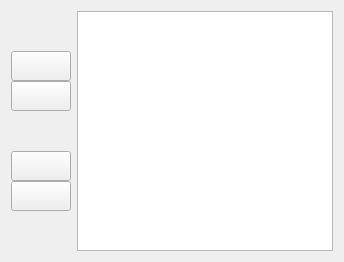
  <widget class="QWidget" name="centralwidget">
   <layout class="QVBoxLayout" name="verticalLayout_2">
    <item>
     <layout class="QHBoxLayout" name="horizontalLayout">
      <item>
       <layout class="QVBoxLayout" name="verticalLayout">
        <property name="spacing">
         <number>0</number>
        </property>
        <item>
         <spacer name="verticalSpacer_4">
          <property name="orientation">
           <enum>Qt::Vertical</enum>
          </property>
          <property name="sizeType">
           <enum>QSizePolicy::Maximum</enum>
          </property>
          <property name="sizeHint" stdset="0">
           <size>
            <width>20</width>
            <height>40</height>
           </size>
          </property>
         </spacer>
        </item>
        <item>
         <widget class="QPushButton" name="m_movtop">
          <property name="minimumSize">
           <size>
            <width>60</width>
            <height>30</height>
           </size>
          </property>
          <property name="maximumSize">
           <size>
            <width>60</width>
            <height>60</height>
           </size>
          </property>
          <property name="focusPolicy">
           <enum>Qt::NoFocus</enum>
          </property>
          <property name="toolTip">
           <string>&lt;html&gt;&lt;head/&gt;&lt;body&gt;&lt;p&gt;&lt;span style=&quot; font-weight:600; color:#00aaff;&quot;&gt;نقل الصف إلى الأعلى بدرجة واحدة&lt;/span&gt;&lt;/p&gt;&lt;p&gt;&lt;span style=&quot; font-weight:600; color:#00aaff;&quot;&gt;Ctrl+Up&lt;/span&gt;&lt;/p&gt;&lt;p&gt;&lt;img src=&quot;:/image/Movtop.png&quot;/&gt;&lt;/p&gt;&lt;/body&gt;&lt;/html&gt;</string>
          </property>
          <property name="text">
           <string/>
          </property>
          <property name="icon">
           <iconset resource="images.qrc">
            <normaloff>:/image/Movtop.png</normaloff>:/image/Movtop.png</iconset>
          </property>
          <property name="iconSize">
           <size>
            <width>40</width>
            <height>12</height>
           </size>
          </property>
          <property name="shortcut">
           <string>Ctrl+Up</string>
          </property>
         </widget>
        </item>
        <item>
         <widget class="QPushButton" name="m_movbot">
          <property name="minimumSize">
           <size>
            <width>60</width>
            <height>30</height>
           </size>
          </property>
          <property name="maximumSize">
           <size>
            <width>60</width>
            <height>60</height>
           </size>
          </property>
          <property name="focusPolicy">
           <enum>Qt::NoFocus</enum>
          </property>
          <property name="toolTip">
           <string>&lt;html&gt;&lt;head/&gt;&lt;body&gt;&lt;p&gt;&lt;span style=&quot; font-weight:600; color:#00aaff;&quot;&gt;نقل الصف إلى الأسفل بدرجة واحدة&lt;/span&gt;&lt;/p&gt;&lt;p&gt;&lt;span style=&quot; font-weight:600; color:#00aaff;&quot;&gt;Ctrl+Down&lt;/span&gt;&lt;/p&gt;&lt;p&gt;&lt;img src=&quot;:/image/Movboton.png&quot;/&gt;&lt;/p&gt;&lt;/body&gt;&lt;/html&gt;</string>
          </property>
          <property name="text">
           <string/>
          </property>
          <property name="icon">
           <iconset resource="images.qrc">
            <normaloff>:/image/Movboton.png</normaloff>:/image/Movboton.png</iconset>
          </property>
          <property name="iconSize">
           <size>
            <width>40</width>
            <height>12</height>
           </size>
          </property>
          <property name="shortcut">
           <string>Ctrl+Down</string>
          </property>
         </widget>
        </item>
        <item>
         <spacer name="verticalSpacer_5">
          <property name="orientation">
           <enum>Qt::Vertical</enum>
          </property>
          <property name="sizeType">
           <enum>QSizePolicy::Maximum</enum>
          </property>
          <property name="sizeHint" stdset="0">
           <size>
            <width>20</width>
            <height>40</height>
           </size>
          </property>
         </spacer>
        </item>
        <item>
         <widget class="QPushButton" name="m_movforst">
          <property name="minimumSize">
           <size>
            <width>60</width>
            <height>30</height>
           </size>
          </property>
          <property name="maximumSize">
           <size>
            <width>60</width>
            <height>60</height>
           </size>
          </property>
          <property name="focusPolicy">
           <enum>Qt::NoFocus</enum>
          </property>
          <property name="toolTip">
           <string>&lt;html&gt;&lt;head/&gt;&lt;body&gt;&lt;p&gt;&lt;span style=&quot; font-weight:600; color:#00aaff;&quot;&gt;نقل الصف إلى الأعلى&lt;/span&gt;&lt;/p&gt;&lt;p&gt;&lt;span style=&quot; font-weight:600; color:#00aaff;&quot;&gt;Ctrl+PgUp &lt;/span&gt;&lt;/p&gt;&lt;p&gt;&lt;img src=&quot;:/image/MovbotonForst.png&quot;/&gt;&lt;/p&gt;&lt;/body&gt;&lt;/html&gt;</string>
          </property>
          <property name="text">
           <string/>
          </property>
          <property name="icon">
           <iconset resource="images.qrc">
            <normaloff>:/image/MovbotonForst.png</normaloff>:/image/MovbotonForst.png</iconset>
          </property>
          <property name="iconSize">
           <size>
            <width>30</width>
            <height>15</height>
           </size>
          </property>
          <property name="shortcut">
           <string>Ctrl+PgUp</string>
          </property>
         </widget>
        </item>
        <item>
         <widget class="QPushButton" name="m_movlast">
          <property name="minimumSize">
           <size>
            <width>60</width>
            <height>30</height>
           </size>
          </property>
          <property name="maximumSize">
           <size>
            <width>60</width>
            <height>60</height>
           </size>
          </property>
          <property name="focusPolicy">
           <enum>Qt::NoFocus</enum>
          </property>
          <property name="toolTip">
           <string>&lt;html&gt;&lt;head/&gt;&lt;body&gt;&lt;p&gt;&lt;span style=&quot; font-weight:600; color:#00aaff;&quot;&gt;نقل الصف إلى الأسفل&lt;/span&gt;&lt;/p&gt;&lt;p&gt;&lt;span style=&quot; font-weight:600; color:#00aaff;&quot;&gt;Ctrl+PgDown&lt;/span&gt;&lt;/p&gt;&lt;p&gt;&lt;img src=&quot;:/image/Movlast.png&quot;/&gt;&lt;/p&gt;&lt;/body&gt;&lt;/html&gt;</string>
          </property>
          <property name="text">
           <string/>
          </property>
          <property name="icon">
           <iconset resource="images.qrc">
            <normaloff>:/image/Movlast.png</normaloff>:/image/Movlast.png</iconset>
          </property>
          <property name="iconSize">
           <size>
            <width>30</width>
            <height>15</height>
           </size>
          </property>
          <property name="shortcut">
           <string>Ctrl+PgDown</string>
          </property>
         </widget>
        </item>
        <item>
         <spacer name="verticalSpacer">
          <property name="orientation">
           <enum>Qt::Vertical</enum>
          </property>
          <property name="sizeHint" stdset="0">
           <size>
            <width>20</width>
            <height>40</height>
           </size>
          </property>
         </spacer>
        </item>
       </layout>
      </item>
      <item>
       <widget class="QTableView" name="tableView">
        <property name="font">
         <font>
          <pointsize>10</pointsize>
          <weight>75</weight>
          <bold>true</bold>
         </font>
        </property>
        <property name="selectionBehavior">
         <enum>QAbstractItemView::SelectRows</enum>
        </property>
       </widget>
      </item>
     </layout>
    </item>
   </layout>
  </widget>
